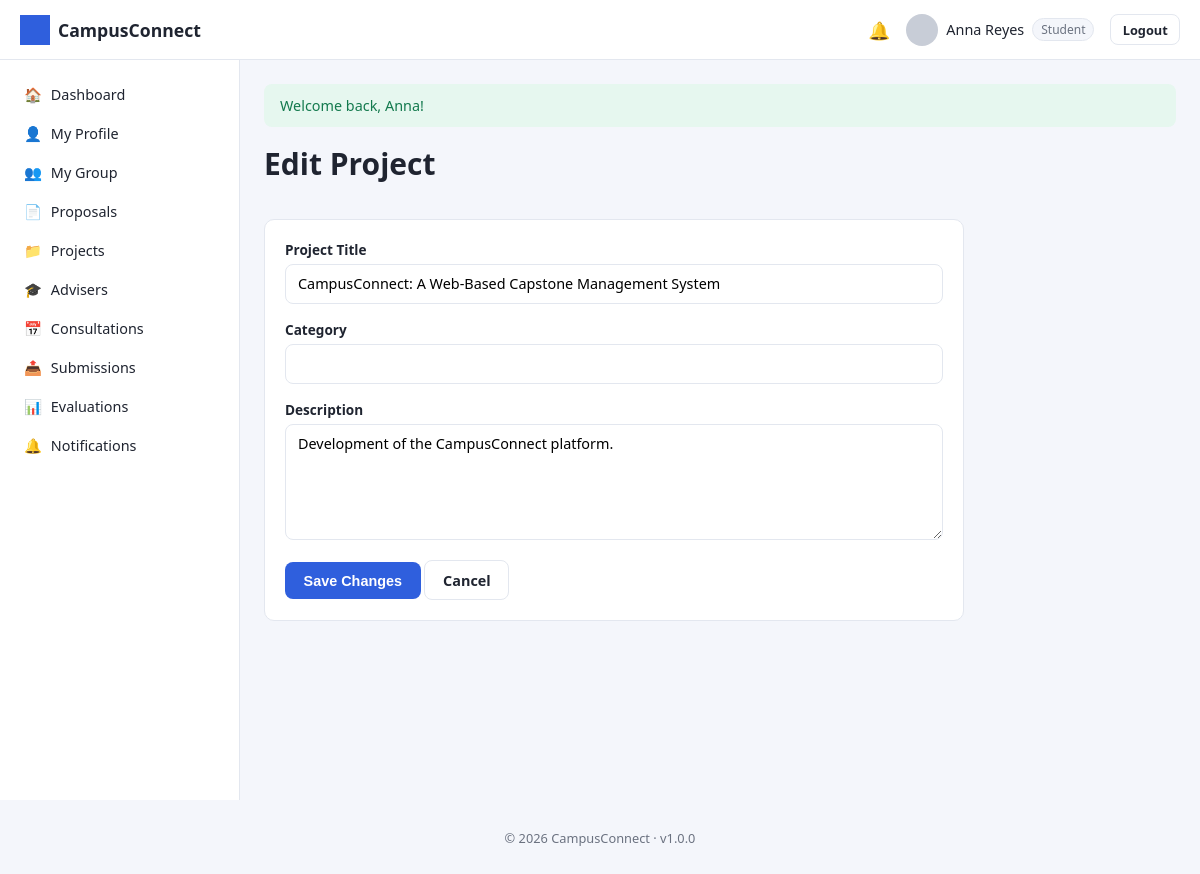
Page /student/projects/edit.php?id=1 (signed in) on the committed database.
### tables this page shows
CREATE TABLE users (
    user_id INT AUTO_INCREMENT PRIMARY KEY,
    role_id INT NOT NULL,
    id_number VARCHAR(50) UNIQUE,
    first_name VARCHAR(100) NOT NULL,
    last_name VARCHAR(100) NOT NULL,
    email VARCHAR(150) NOT NULL UNIQUE,
    password_hash VARCHAR(255) NOT NULL,
    program VARCHAR(150) DEFAULT NULL,
    department VARCHAR(150) DEFAULT NULL,
    profile_photo VARCHAR(255) DEFAULT 'default-profile.png',
    contact_number VARCHAR(30) DEFAULT NULL,
    status ENUM('active','inactive','suspended') DEFAULT 'active',
    remember_token VARCHAR(255) DEFAULT NULL,
    reset_token VARCHAR(255) DEFAULT NULL,
    reset_token_expires DATETIME DEFAULT NULL,
    created_at TIMESTAMP DEFAULT CURRENT_TIMESTAMP,
    updated_at TIMESTAMP DEFAULT CURRENT_TIMESTAMP ON UPDATE CURRENT_TIMESTAMP,
    FOREIGN KEY (role_id) REFERENCES roles(role_id)
);

CREATE TABLE projects (
    project_id INT AUTO_INCREMENT PRIMARY KEY,
    group_id INT NOT NULL,
    proposal_id INT DEFAULT NULL,
    title VARCHAR(255) NOT NULL,
    description TEXT,
    category VARCHAR(100) DEFAULT NULL,
    status ENUM('proposed','in_progress','for_evaluation','completed','dropped') DEFAULT 'proposed',
    progress_percent TINYINT DEFAULT 0,
    start_date DATE DEFAULT NULL,
    end_date DATE DEFAULT NULL,
    created_at TIMESTAMP DEFAULT CURRENT_TIMESTAMP,
    updated_at TIMESTAMP DEFAULT CURRENT_TIMESTAMP ON UPDATE CURRENT_TIMESTAMP,
    FOREIGN KEY (group_id) REFERENCES `groups`(group_id) ON DELETE CASCADE,
    FOREIGN KEY (proposal_id) REFERENCES proposals(proposal_id)
);

### includes/functions.php (called while the page is built, shortened)
<?php
function e(?string $value): string
{
    return htmlspecialchars($value ?? '', ENT_QUOTES, 'UTF-8');
}
function isLoggedIn(): bool
{
    return !empty($_SESSION['user_id']);
}
function currentRoleId(): ?int
{
    return $_SESSION['role_id'] ?? null;
}
function currentRoleName(): ?string
{
    $roleId = currentRoleId();
    return $roleId ? (ROLE_NAMES[$roleId] ?? null) : null;
}
function currentUser(): ?array
{
    static $user = null;
    if ($user !== null) {
        return $user;
    }
    $stmt = getDB()->prepare('SELECT * FROM users WHERE user_id = ? LIMIT 1');
    $stmt->execute([$_SESSION['user_id']]);
    $user = $stmt->fetch() ?: null;
    return $user;
}
function currentStudentGroupId(): ?int
{
    $user = currentUser();
    $stmt = getDB()->prepare('SELECT group_id FROM group_members WHERE user_id = ? LIMIT 1');
    $stmt->execute([$user['user_id']]);
    $row = $stmt->fetch();
    return $row ? (int) $row['group_id'] : null;
}

### config/database.php (called while the page is built, shortened)
<?php
function getDB(): PDO
{
    static $pdo = null;
    if ($pdo === null) {
        $dsn = 'mysql:host=' . DB_HOST . ';dbname=' . DB_NAME . ';charset=' . DB_CHARSET;
        $options = [
            PDO::ATTR_ERRMODE            => PDO::ERRMODE_EXCEPTION,
            PDO::ATTR_DEFAULT_FETCH_MODE => PDO::FETCH_ASSOC,
            PDO::ATTR_EMULATE_PREPARES   => false,
        ];
        try {
            $pdo = new PDO($dsn, DB_USER, DB_PASS, $options);
        } catch (PDOException $e) {
            error_log('Database connection failed: ' . $e->getMessage());
            die('Database connection failed. Please try again later or contact the administrator.');
        }
    }
    return $pdo;
}

### student/projects/edit.php (the view, shortened to what this page needs)
<?php
require_once __DIR__ . '/../../config/database.php';
require_once __DIR__ . '/../../includes/functions.php';
$db = getDB();
$groupId = currentStudentGroupId();
$id = (int) ($_GET['id'] ?? $_POST['id'] ?? 0);
$stmt = $db->prepare('SELECT * FROM projects WHERE project_id = ? AND group_id = ?');
$stmt->execute([$id, $groupId]);
$project = $stmt->fetch();
include __DIR__ . '/../../includes/header.php';
?>
<div class="page-header"><div><h1>Edit Project</h1></div></div>
<div class="card" style="max-width:700px">
    <form method="POST" novalidate>
        <div class="form-group">
            <label for="title">Project Title</label>
            <input type="text" id="title" name="title" value="<?= e($project['title']) ?>" required>
        </div>
        <div class="form-group">
            <label for="category">Category</label>
            <input type="text" id="category" name="category" value="<?= e($project['category']) ?>">
        </div>
        <div class="form-group">
            <label for="description">Description</label>
            <textarea id="description" name="description" rows="5"><?= e($project['description']) ?></textarea>
        </div>
        <button type="submit" class="btn btn-primary">Save Changes</button>
        <a href="<?= BASE_URL ?>/student/projects/view.php?id=<?= $id ?>" class="btn btn-outline">Cancel</a>
    </form>
</div>
<?php include __DIR__ . '/../../includes/footer.php'; ?>

### includes/navbar.php (shortened to what this page needs)
<?php
$navUser = currentUser();
$unread  = $navUser ? unreadNotificationCount((int) $navUser['user_id']) : 0;
$roleName = currentRoleName();
?>
<header class="navbar">
    <div class="navbar-brand">
        <img src="<?= BASE_URL ?>/assets/images/logo.png" alt="<?= e(APP_NAME) ?>" class="navbar-logo">
        <span><?= e(APP_NAME) ?></span>
    </div>
    <div class="navbar-right">
        <a class="navbar-icon" href="<?= BASE_URL ?>/<?= e($roleName) ?>/notifications<?= $roleName === 'student' ? '/index.php' : '.php' ?>" title="Notifications">
            🔔<?php if ($unread > 0): ?><span class="badge-dot"><?= $unread ?></span><?php endif; ?>
        </a>
        <div class="navbar-user">
            <img src="<?= BASE_URL ?>/assets/images/<?= e($navUser['profile_photo'] ?? 'default-profile.png') ?>" class="navbar-avatar" alt="Profile">
            <span><?= e(($navUser['first_name'] ?? '') . ' ' . ($navUser['last_name'] ?? '')) ?></span>
            <span class="role-tag"><?= e(ucfirst($roleName ?? '')) ?></span>
        </div>
        <a class="btn btn-sm btn-outline" href="<?= BASE_URL ?>/logout.php">Logout</a>
    </div>
</header>

### assets/css/style.css (style rules this page uses)
:root { --primary: #2f5fdd; --primary-dark: #23439e; --success: #1fa971; --danger: #e0413a; --warning: #e0a13a; --info: #3aa9e0; --secondary: #6b7280; --bg: #f4f6fb; --card-bg: #ffffff; --border: #e3e7ef; --text: #1f2430; --text-muted: #6b7280; --sidebar-width: 240px; --navbar-height: 60px; --radius: 10px; }
* { box-sizing: border-box; }
body { margin: 0; font-family: 'Segoe UI', Roboto, Helvetica, Arial, sans-serif; background: var(--bg); color: var(--text); font-size: 15px; }
a { color: var(--primary); text-decoration: none; }
h1, h2, h3, h4 { margin: 0 0 .5em; font-weight: 600; }
.app-shell { padding-top: var(--navbar-height); }
.navbar { position: fixed; top: 0; left: 0; right: 0; height: var(--navbar-height); background: var(--card-bg); border-bottom: 1px solid var(--border); display: flex; align-items: center; justify-content: space-between; padding: 0 1.25rem; z-index: 100; }
.navbar-brand { display: flex; align-items: center; gap: .5rem; font-weight: 700; font-size: 1.1rem; }
.navbar-logo { height: 30px; width: 30px; object-fit: contain; }
.navbar-right { display: flex; align-items: center; gap: 1rem; }
.navbar-icon { position: relative; font-size: 1.1rem; }
.navbar-user { display: flex; align-items: center; gap: .5rem; font-size: .9rem; }
.navbar-avatar { width: 32px; height: 32px; border-radius: 50%; object-fit: cover; }
.role-tag { background: var(--bg); border: 1px solid var(--border); border-radius: 20px; padding: 2px 8px; font-size: .75rem; color: var(--text-muted); }
.form-group { margin-bottom: 1rem; text-align: left; }
.form-group label { display: block; font-size: .85rem; margin-bottom: .3rem; font-weight: 600; }
.form-group input, .form-group select, .form-group textarea { width: 100%; padding: .6rem .75rem; border: 1px solid var(--border); border-radius: 8px; font-size: .9rem; font-family: inherit; }
.btn { display: inline-block; padding: .6rem 1.1rem; border-radius: 8px; border: 1px solid transparent; font-size: .9rem; font-weight: 600; cursor: pointer; text-align: center; }
.btn-sm { padding: .35rem .7rem; font-size: .8rem; }
.btn-primary { background: var(--primary); color: #fff; }
.btn-outline { background: transparent; border-color: var(--border); color: var(--text); }
.card { background: var(--card-bg); border: 1px solid var(--border); border-radius: var(--radius); padding: 1.25rem; margin-bottom: 1.25rem; }
.page-header { display: flex; align-items: center; justify-content: space-between; margin-bottom: 1.25rem; flex-wrap: wrap; gap: .75rem; }

### rows in the picture
users: profile_photo (placeholder picture), first_name+last_name "Anna Reyes"
projects: title "CampusConnect: A Web-Based Capstone Management System", description "Development of the CampusConnect platform."

### other values in the picture
APP_NAME "CampusConnect"
$roleName "Student"
$icon "🏠"
$label "Dashboard"
$icon "👤"
$label "My Profile"
$icon "👥"
$label "My Group"
$icon "📄"
$label "Proposals"
$icon "📁"
$label "Projects"
$icon "🎓"
$label "Advisers"
$icon "📅"
